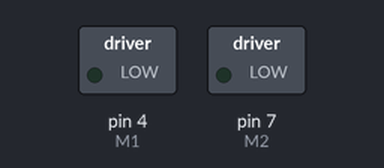
Simulated run of this sketch. Board: Arduino Uno, built with avr-gcc and run on an emulated ATmega328P. On the bench: switched loads named in the sketch (green lamp = pin HIGH).

Above: at 3.0 s.
At 12.0 s:
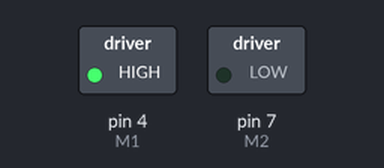
At 21.0 s:
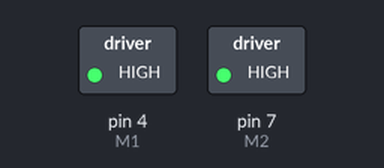
At 27.0 s:
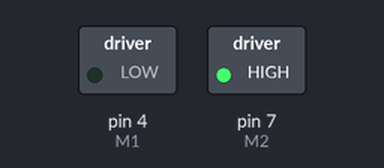
Timing chart, 0 to 31.2 s (numbered marks = the images above):
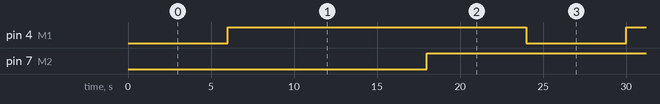

The sketch:

Motor_Check_PWM_Test.ino
```cpp
//Arduino PWM Speed Control：
int E1 = 5;
int M1 = 4;
int E2 = 6;
int M2 = 7;

void setup()
{
    pinMode(M1, OUTPUT);
    pinMode(M2, OUTPUT);
}

void loop()
{
   digitalWrite(M1, LOW);
   digitalWrite(E1, HIGH);
   delay(5000);
   digitalWrite(E1, LOW);
   delay(1000);
   digitalWrite(M1, HIGH);
   digitalWrite(E1, HIGH);
   delay(5000);
   digitalWrite(E2, LOW);
   delay(1000);
   digitalWrite(M2, LOW);
   digitalWrite(E2, HIGH);
   delay(5000);
   digitalWrite(E2, LOW);
   delay(1000);
   digitalWrite(M2, HIGH);
   digitalWrite(E2, HIGH);
   delay(5000);
   digitalWrite(E2, LOW);
   delay(1000);
}
```

Measured:
- by itself, pin 4 (M1), pin 7 (M2): alternates HIGH for 18.0 s and LOW for 6.0 s
